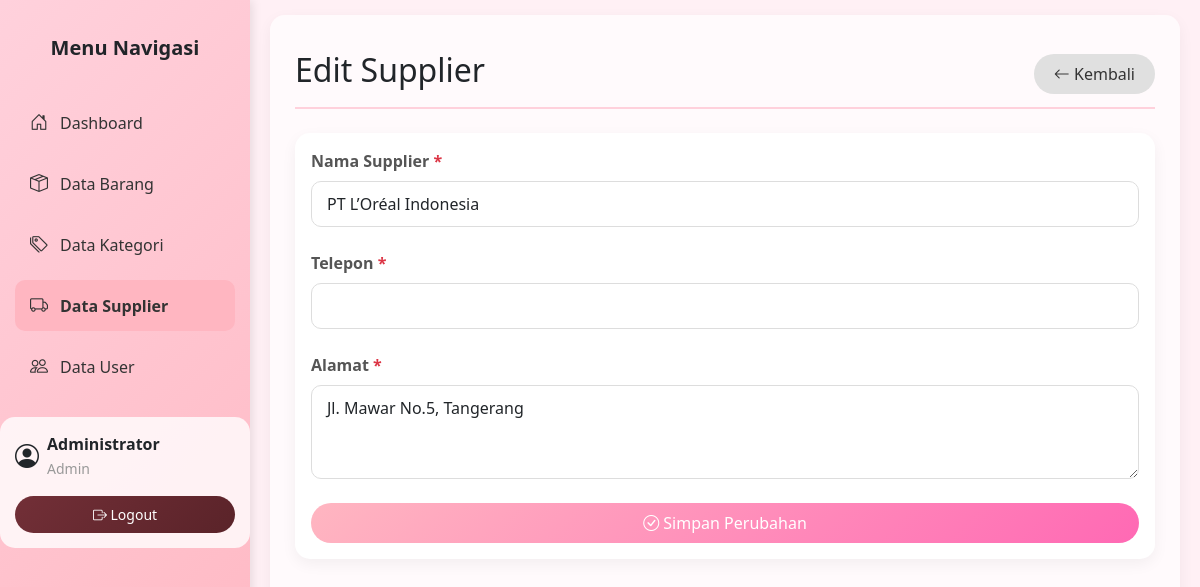
/supplier_edit.php?id=2 (signed in), run on the app's committed database.
### tables this page shows
CREATE TABLE `supplier` (
  `id_supplier` int(11) NOT NULL,
  `nama_supplier` varchar(100) NOT NULL,
  `no_telp` varchar(15) DEFAULT NULL,
  `alamat` varchar(255) DEFAULT NULL,
  `telepon` varchar(50) DEFAULT NULL
);

### functions.php (called while the page is built, shortened)
<?php
function is_admin() {
    return isset($_SESSION['level']) && $_SESSION['level'] == 'admin';
}
?>

### supplier_edit.php (the view, shortened to what this page needs)
<?php
require_once 'functions.php';
require_once 'koneksi.php';
 $id_supplier = (int)$_GET['id'];
 $query = "SELECT * FROM supplier WHERE id_supplier = ?";
 $stmt = $conn->prepare($query);
 $stmt->bind_param("i", $id_supplier);
 $stmt->execute();
 $result = $stmt->get_result();
 $supplier = $result->fetch_assoc();
?>
<!DOCTYPE html>
<html lang="id">
<head>
    <link href="https://cdn.jsdelivr.net/npm/bootstrap@5.3.0/dist/css/bootstrap.min.css" rel="stylesheet">
    <link rel="stylesheet" href="https://cdn.jsdelivr.net/npm/bootstrap-icons@1.10.0/font/bootstrap-icons.css">
    <link rel="stylesheet" href="assets/css/custom.css">
</head>
<body>
    <div class="main-container">
        <nav class="sidebar">
            <div class="position-sticky pt-3">
                <h5 class="text-center mb-4 fw-bold">Menu Navigasi</h5>
                <ul class="nav flex-column">
                    <li class="nav-item">
                        <a class="nav-link" href="index.php">
                            <i class="bi bi-house-door"></i> Dashboard
                        </a>
                    </li>
                    <li class="nav-item">
                        <a class="nav-link" href="barang.php">
                            <i class="bi bi-box-seam"></i> Data Barang
                        </a>
                    </li>
                    <li class="nav-item">
                        <a class="nav-link" href="kategori.php">
                            <i class="bi bi-tags"></i> Data Kategori
                        </a>
                    </li>
                    <li class="nav-item">
                        <a class="nav-link active" href="supplier.php">
                            <i class="bi bi-truck"></i> Data Supplier
                        </a>
                    </li>
                    <?php if (is_admin()): ?>
                    <li class="nav-item">
                        <a class="nav-link" href="user.php">
                            <i class="bi bi-people"></i> Data User
                        </a>
                    </li>
                    <?php endif; ?>
                </ul>
                <div class="user-profile">
                    <div class="d-flex align-items-center">
                        <i class="bi bi-person-circle fs-4 me-2"></i>
                        <div>
                            <div class="fw-bold"><?= htmlspecialchars($_SESSION['nama_lengkap']) ?></div>
                            <small class="text-muted"><?= ucfirst(htmlspecialchars($_SESSION['level'])) ?></small>
                        </div>
                    </div>
                    <a href="logout.php" class="btn btn-sm btn-danger mt-2 w-100">
                        <i class="bi bi-box-arrow-right"></i> Logout
                    </a>
                </div>
            </div>
        </nav>
        <div class="main-wrapper">
            <main class="content">
                <div class="d-flex justify-content-between flex-wrap flex-md-nowrap align-items-center pt-3 pb-2 mb-3 border-bottom">
                    <h1 class="h2">Edit Supplier</h1>
                    <a href="supplier.php" class="btn btn-secondary">
                        <i class="bi bi-arrow-left"></i> Kembali
                    </a>
                </div>
                <div class="card">
                    <div class="card-body">
                        <form method="post" action="">
                            <div class="mb-3">
                                <label for="nama_supplier" class="form-label">Nama Supplier <span class="text-danger">*</span></label>
                                <input type="text" class="form-control" id="nama_supplier" name="nama_supplier" value="<?= htmlspecialchars($supplier['nama_supplier']) ?>" required>
                            </div>
                            <div class="mb-3">
                                <label for="telepon" class="form-label">Telepon <span class="text-danger">*</span></label>
                                <input type="text" class="form-control" id="telepon" name="telepon" value="<?= htmlspecialchars($supplier['telepon']) ?>" required>
                            </div>
                            <div class="mb-3">
                                <label for="alamat" class="form-label">Alamat <span class="text-danger">*</span></label>
                                <textarea class="form-control" id="alamat" name="alamat" rows="3" required><?= htmlspecialchars($supplier['alamat']) ?></textarea>
                            </div>
                            <div class="d-grid">
                                <button type="submit" name="update" class="btn btn-primary">
                                    <i class="bi bi-check-circle"></i> Simpan Perubahan
                                </button>
                            </div>
                        </form>
                    </div>
                </div>
            </main>
        </div>
    </div>
</body>
</html>

### assets/css/custom.css (style rules this page uses)
:root { --baby-pink: #ffd1dc; --soft-pink: #fff0f5; --medium-pink: #ffb6c1; --dark-pink: #ff69b4; --matcha-green: #a8d5ba; --dark-matcha: #6b8e6f; --maroon: #722f37; --dark-maroon: #5a2329; }
body { background-color: var(--soft-pink); font-family: "Segoe UI", Tahoma, Geneva, Verdana, sans-serif; }
.main-container { display: flex; min-height: 100vh; }
.sidebar { width: 250px; height: 100vh; position: fixed; left: 0; top: 0; overflow-y: auto; background: linear-gradient(135deg, var(--baby-pink), var(--medium-pink)); box-shadow: 2px 0 10px rgba(0, 0, 0, 0.1); padding: 20px 0; transition: transform 0.3s ease; z-index: 1000; }
.sidebar .nav-link { color: #333; border-radius: 10px; margin: 5px 15px; padding: 12px 15px; transition: all 0.3s ease; display: flex; align-items: center; }
.sidebar .nav-link.active { background-color: var(--medium-pink); color: #333; font-weight: 600; }
.sidebar .nav-link i { margin-right: 12px; font-size: 18px; }
.main-wrapper { flex: 1; margin-left: 250px; width: calc(100% - 250px); }
.content { padding: 20px 25px; background-color: rgba(255, 255, 255, 0.7); border-radius: 15px; margin: 15px 20px; box-shadow: 0 5px 15px rgba(0, 0, 0, 0.05); min-height: calc(100vh - 50px); }
.border-bottom { border-bottom: 2px solid var(--baby-pink) !important; padding-bottom: 10px !important; margin-bottom: 15px !important; }
.card { border: none; border-radius: 15px; box-shadow: 0 5px 15px rgba(0, 0, 0, 0.05); overflow: hidden; }
.btn-primary { background: linear-gradient(135deg, var(--medium-pink), var(--dark-pink)); border: none; border-radius: 25px; padding: 8px 20px; font-weight: 500; transition: all 0.3s ease; }
.btn-secondary { background-color: #e0e0e0; border: none; border-radius: 25px; padding: 8px 20px; font-weight: 500; color: #333; }
.btn-danger { background: linear-gradient(135deg, var(--maroon), var(--dark-maroon)); border: none; border-radius: 25px; padding: 8px 20px; font-weight: 500; transition: all 0.3s ease; }
.form-control, .form-select { border-radius: 10px; border: 1px solid #ddd; padding: 10px 15px; transition: all 0.3s ease; }
.form-label { font-weight: 600; color: #555; }
.user-profile { background: rgba(255, 255, 255, 0.8); border-radius: 15px; padding: 15px; margin-top: 20px; }
.card, .table { animation: fadeIn 0.5s ease-out; }
.mb-3 { margin-bottom: 1.5rem !important; }
.mb-4 { margin-bottom: 2rem !important; }
.mt-2 { margin-top: 1rem !important; }
.text-muted { color: #999 !important; }
.text-center { text-align: center !important; }
.d-flex { display: flex !important; }
.justify-content-between { justify-content: space-between !important; }
.align-items-center { align-items: center !important; }

### data on the page
supplier: nama_supplier "PT L’Oréal Indonesia", alamat "Jl. Mawar No.5, Tangerang"

### other printed values
$_SESSION['nama_lengkap'] "Administrator"
$_SESSION['level'] "Admin"
